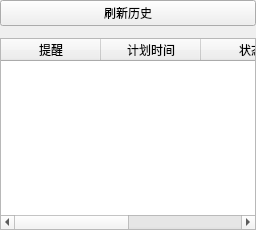
<?xml version='1.0' encoding='UTF-8'?>
<ui version="4.0">
 <class>HistoryPage</class>
 <widget class="QWidget" name="HistoryPage">
  <layout class="QVBoxLayout" name="pageLayout">
   <property name="leftMargin">
    <number>0</number>
   </property>
   <property name="topMargin">
    <number>0</number>
   </property>
   <property name="rightMargin">
    <number>0</number>
   </property>
   <property name="bottomMargin">
    <number>0</number>
   </property>
   <property name="spacing">
    <number>12</number>
   </property>
   <item>
    <widget class="QPushButton" name="refreshHistory">
     <property name="text">
      <string>刷新历史</string>
     </property>
    </widget>
   </item>
   <item>
    <widget class="QTableWidget" name="historyTable">
     <property name="editTriggers">
      <set>QAbstractItemView::NoEditTriggers</set>
     </property>
     <property name="selectionBehavior">
      <enum>QAbstractItemView::SelectRows</enum>
     </property>
     <column>
      <property name="text">
       <string>提醒</string>
      </property>
     </column>
     <column>
      <property name="text">
       <string>计划时间</string>
      </property>
     </column>
     <column>
      <property name="text">
       <string>状态</string>
      </property>
     </column>
     <column>
      <property name="text">
       <string>展示 / 稍后时间</string>
      </property>
     </column>
    </widget>
   </item>
  </layout>
 </widget>
 <resources />
 <connections />
</ui>
